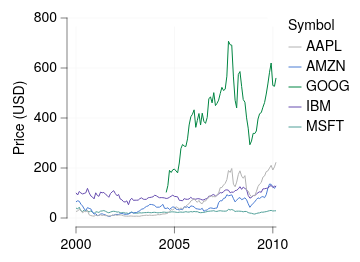

Express this chart as Vega-Lite.
### Vega-Lite specification from a JSON file in a GitHub repository (floating-point values rounded to 4 significant figures; data arrays with more than 128 entries replaced by an {"elided": "..."} marker saying what was removed)
{"background": null, "config": {"arc": {"fill": "#DBDBDB", "fillOpacity": 1.0, "innerRadius": 25.0, "padAngle": 0.03, "stroke": "black", "strokeOpacity": 1, "strokeWidth": 0.25}, "area": {"fill": "#DBDBDB", "fillOpacity": 1.0, "stroke": "black", "strokeOpacity": 1, "strokeWidth": 0.25}, "axis": {"domain": true, "domainCap": "round", "domainColor": "black", "domainWidth": 0.25, "grid": true, "gridCap": "round", "gridColor": "#F1F1F1", "gridDash": [0, 0], "gridOpacity": 1.0, "gridWidth": 0.25, "labelColor": "black", "labelFont": "Helvetica Neue, HelveticaNeue, Helvetica, Arial, sans-serif", "labelFontSize": 7, "labelFontStyle": "normal", "labelFontWeight": 400, "offset": 4.5, "ticks": true, "tickCap": "round", "tickColor": "black", "tickRound": false, "tickSize": 3, "tickWidth": 0.25, "titleColor": "black", "titleFont": "Helvetica Neue, HelveticaNeue, Helvetica, Arial, sans-serif", "titleFontSize": 7, "titleFontStyle": "normal", "titleFontWeight": 400}, "axisX": {"domain": true, "labelAlign": "center", "labelAngle": 0, "labels": true, "ticks": true, "translate": 0}, "axisY": {"domain": true, "labelAlign": "right", "labelAngle": 0, "labels": true, "ticks": true, "translate": 0}, "axisRight": {"domain": true, "labelAlign": "left", "labelAngle": 0, "labels": true, "ticks": true, "translate": 0}, "axisTop": {"domain": true, "labelAlign": "center", "labelAngle": 0, "labels": true, "ticks": true, "translate": 0}, "axisBand": {"tickOffset": 0}, "bar": {"fill": "#DBDBDB", "fillOpacity": 1.0, "stroke": "black", "strokeOpacity": 1, "strokeWidth": 0.25}, "boxplot": {"size": 9.0, "ticks": {"cornerRadius": 0.25, "fill": "black", "opacity": 1, "size": 4.5, "thickness": 0.25}, "box": {"fillOpacity": 1.0, "stroke": "black", "strokeOpacity": 1, "strokeWidth": 0.25}, "median": {"cornerRadius": 0, "fill": "black", "fillOpacity": 1.0, "opacity": 1, "size": 9.0, "thickness": 0.25}, "rule": {"fill": "black", "fillOpacity": 1.0, "size": 10.0, "stroke": "black", "strokeDash": [0, 0], "strokeOpacity": 1, "strokeWidth": 0.25}, "outliers": {"color": "black", "fill": "black", "fillOpacity": 1.0, "size": 0, "stroke": "black", "strokeOpacity": 1, "strokeWidth": 0.25}}, "circle": {"fill": "black", "fillOpacity": 1.0, "size": 1.25, "stroke": null, "strokeOpacity": 1, "strokeWidth": 0.25}, "errorband": {"band": {"fillOpacity": 0.6, "stroke": null, "strokeWidth": 0.25, "strokeOpacity": 1}, "borders": {"opacity": 0, "strokeOpacity": 0.25, "strokeWidth": 1}}, "errorbar": {"opacity": 1, "rule": {"strokeDash": [0, 0], "strokeWidth": 0.25}, "ticks": {"color": "black", "cornerRadius": 0.125, "opacity": 1, "size": 6.0, "thickness": 0.25}, "thickness": 0.25}, "font": "Helvetica Neue, HelveticaNeue, Helvetica, Arial, sans-serif", "geoshape": {"fill": "#DBDBDB", "fillOpacity": 1.0, "stroke": "black", "strokeOpacity": 1, "strokeWidth": 0.25}, "header": {"labelColor": "black", "labelFont": "Helvetica Neue, HelveticaNeue, Helvetica, Arial, sans-serif", "labelFontSize": 7, "labelFontStyle": "normal", "labelFontWeight": 400, "titleColor": "black", "titleFont": "Helvetica Neue, HelveticaNeue, Helvetica, Arial, sans-serif", "titleFontSize": 7, "titleFontStyle": "normal", "titleFontWeight": 400, "titlePadding": 0}, "legend": {"disable": false, "offset": 4.5, "titlePadding": 4, "labelOffset": 2, "gradientLabelOffset": 2, "gradientLength": 50.0, "gradientThickness": 5.0, "gradientOpacity": 1.0, "gradientStrokeColor": "black", "gradientStrokeWidth": 0.25, "labelColor": "black", "labelFont": "Helvetica Neue, HelveticaNeue, Helvetica, Arial, sans-serif", "labelFontSize": 7, "labelFontStyle": "normal", "labelFontWeight": 400, "strokeColor": "black", "strokeWidth": 0, "symbolSize": 42, "symbolStrokeColor": "black", "symbolStrokeWidth": 0.25, "titleColor": "black", "titleFont": "Helvetica Neue, HelveticaNeue, Helvetica, Arial, sans-serif", "titleFontSize": 7, "titleFontStyle": "normal", "titleFontWeight": 400}, "line": {"color": "black", "stroke": "black", "strokeCap": "butt", "strokeDash": [0, 0], "strokeOpacity": 1, "strokeWidth": 0.5}, "point": {"filled": true, "fill": "#DBDBDB", "fillOpacity": 1.0, "size": 5.0, "stroke": "black", "strokeOpacity": 1, "strokeWidth": 0.25}, "range": {"category": ["#B2B2B2", "#4A7CD3", "#008542", "#664CAF", "#509F98", "#636363", "#284F93", "#005226", "#382864", "#285753"], "diverging": {"scheme": ["#443E60", "#5F597E", "#7C759B", "#9994B6", "#B7B4CC", "#D6D5DC", "#F6F6F6", "#D1DAD9", "#A4C2BF", "#7AA9A4", "#578E89", "#37736E", "#1B5954"]}, "heatmap": {"scheme": ["#440154", "#472270", "#433E82", "#38598C", "#2C728E", "#238A8D", "#24A086", "#39B578", "#5DC862", "#96D646", "#CAE02D", "#FDE724"]}, "ordinal": {"scheme": ["#F1F1F1", "#DBDBDB", "#C6C6C6", "#B2B2B2", "#9D9D9D", "#898989", "#767676", "#636363", "#515151", "#404040", "#2F2F2F", "#1F1F1F"]}, "ramp": {"scheme": ["#440154", "#472270", "#433E82", "#38598C", "#2C728E", "#238A8D", "#24A086", "#39B578", "#5DC862", "#96D646", "#CAE02D", "#FDE724"]}}, "rule": {"color": "black", "stroke": "black", "strokeCap": "round", "strokeDash": [2, 2], "strokeOpacity": 1, "strokeWidth": 0.25}, "scale": {"barBandPaddingInner": 0.1, "rectBandPaddingInner": 0, "tickBandPaddingInner": 0.1, "bandPaddingOuter": 0.1, "bandWithNestedOffsetPaddingInner": 0.2, "bandWithNestedOffsetPaddingOuter": 0.2, "offsetBandPaddingInner": 0, "offsetBandPaddingOuter": 0, "round": false}, "rect": {"fill": "#DBDBDB", "fillOpacity": 1.0, "stroke": "black", "strokeOpacity": 1, "strokeWidth": 0.25}, "square": {"fill": "#DBDBDB", "fillOpacity": 1.0, "size": 10.0, "stroke": "black", "strokeOpacity": 1, "strokeWidth": 0.25}, "text": {"color": "black", "font": "Helvetica Neue, HelveticaNeue, Helvetica, Arial, sans-serif", "fontSize": 7, "fontStyle": "normal", "fontWeight": 400}, "tick": {"color": "black", "cornerRadius": 0.125, "opacity": 1.0, "size": 9.0, "thickness": 0.25}, "title": {"anchor": "middle", "frame": "group", "color": "black", "font": "Helvetica Neue, HelveticaNeue, Helvetica, Arial, sans-serif", "fontSize": 7, "fontStyle": "normal", "fontWeight": 400, "subtitleColor": "black", "subtitleFont": "Helvetica Neue, HelveticaNeue, Helvetica, Arial, sans-serif", "subtitleFontSize": "Helvetica Neue, HelveticaNeue, Helvetica, Arial, sans-serif", "subtitleFontStyle": "normal", "subtitleFontWeight": 400}, "trail": {"color": "black", "opacity": 1, "size": 0.5}, "view": {"continuousWidth": 100, "continuousHeight": 100, "discreteWidth": 100, "discreteHeight": 100, "fill": null, "stroke": null, "strokeWidth": 0.25}}, "data": {"name": "data-b0fe595546d47c5085f225c35730172c"}, "mark": {"type": "line"}, "encoding": {"color": {"field": "symbol", "title": "Symbol", "type": "nominal"}, "x": {"field": "date", "title": null, "type": "temporal"}, "y": {"field": "price", "title": "Price (USD)", "type": "quantitative"}}, "$schema": "https://vega.github.io/schema/vega-lite/v6.4.1.json", "datasets": {"data-b0fe595546d47c5085f225c35730172c": {"elided": "560 records"}}}
